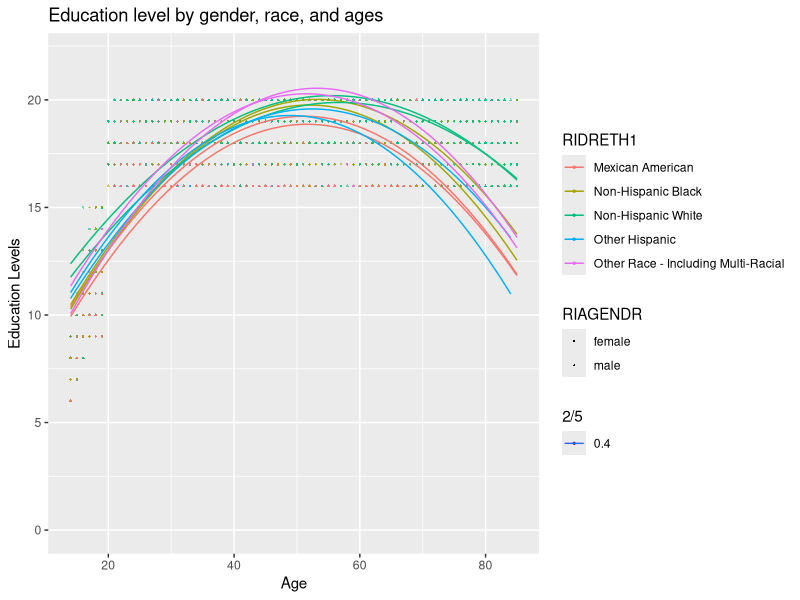

The R source for this figure:
library(ggplot2)
library(tidyverse)
library(ggpubr)
library(ggrepel)

data <- read.csv("cleandata.csv")

g <- ggplot(data, 
            aes(x = RIDAGEYR, 
                y = DMDEDUC3,
                color = RIDRETH1,
                alpha = 2/5,
                shape = RIAGENDR)) +
  geom_point(size = .5 )+
  geom_smooth(method = "lm",
              formula = y ~ poly(x,2),
              se = FALSE, 
              size = .5)+
  
  labs(title = "Education level by gender, race, and ages",x = "Age", y = "Education Levels")
plot2 <- g + xlim(c(14, 85)) + ylim(c(0, 22))

plot2 %>% ggsave(filename="results/fig-simple5.png", plot=.)